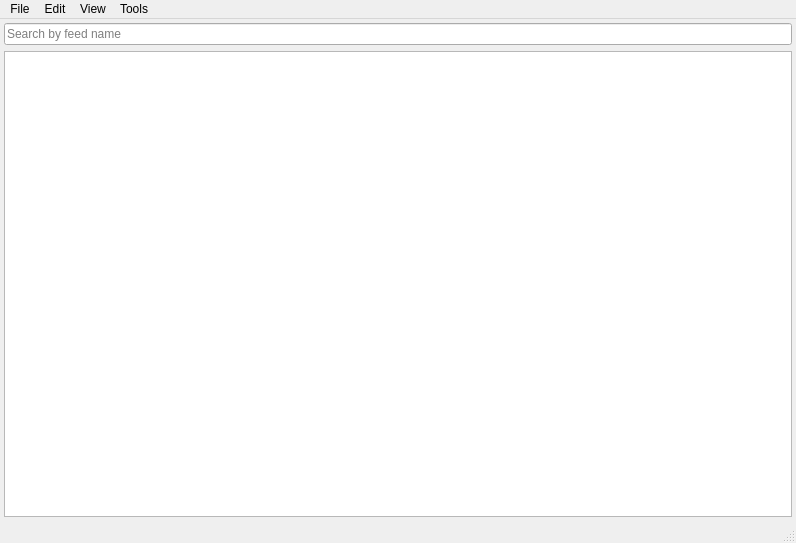
<?xml version="1.0" encoding="UTF-8"?>
<ui version="4.0">
 <class>MainWindow</class>
 <widget class="QMainWindow" name="MainWindow">
  <property name="geometry">
   <rect>
    <x>0</x>
    <y>0</y>
    <width>796</width>
    <height>543</height>
   </rect>
  </property>
  <property name="windowTitle">
   <string>Harvester</string>
  </property>
  <property name="windowIcon">
   <iconset>
    <normaloff>:/icon/K:/Dropbox/Python/icons-rss/icons8-harvester-100.png</normaloff>:/icon/K:/Dropbox/Python/icons-rss/icons8-harvester-100.png</iconset>
  </property>
  <widget class="QWidget" name="centralwidget">
   <layout class="QGridLayout" name="gridLayout">
    <property name="leftMargin">
     <number>4</number>
    </property>
    <property name="topMargin">
     <number>4</number>
    </property>
    <property name="rightMargin">
     <number>4</number>
    </property>
    <property name="bottomMargin">
     <number>4</number>
    </property>
    <property name="horizontalSpacing">
     <number>7</number>
    </property>
    <item row="0" column="0">
     <widget class="QSplitter" name="splitter">
      <property name="orientation">
       <enum>Qt::Horizontal</enum>
      </property>
      <widget class="QWidget" name="layoutWidget">
       <layout class="QVBoxLayout" name="verticalLayout">
        <item>
         <widget class="QLineEdit" name="lineSearch">
          <property name="statusTip">
           <string/>
          </property>
          <property name="whatsThis">
           <string/>
          </property>
          <property name="placeholderText">
           <string>Search by feed name</string>
          </property>
          <property name="clearButtonEnabled">
           <bool>true</bool>
          </property>
         </widget>
        </item>
        <item>
         <widget class="QTreeWidget" name="treeMain">
          <property name="contextMenuPolicy">
           <enum>Qt::CustomContextMenu</enum>
          </property>
          <property name="alternatingRowColors">
           <bool>false</bool>
          </property>
          <property name="headerHidden">
           <bool>true</bool>
          </property>
          <column>
           <property name="text">
            <string notr="true">1</string>
           </property>
          </column>
         </widget>
        </item>
       </layout>
      </widget>
     </widget>
    </item>
   </layout>
  </widget>
  <widget class="QMenuBar" name="menubar">
   <property name="geometry">
    <rect>
     <x>0</x>
     <y>0</y>
     <width>796</width>
     <height>22</height>
    </rect>
   </property>
   <widget class="QMenu" name="menuFile">
    <property name="title">
     <string>File</string>
    </property>
    <addaction name="actionSubscribe"/>
    <addaction name="separator"/>
    <addaction name="actionNew_Fold"/>
    <addaction name="actionDelete_Folder_2"/>
    <addaction name="separator"/>
    <addaction name="actionImport_Feeds"/>
    <addaction name="actionExport_Feeds"/>
    <addaction name="separator"/>
    <addaction name="actionCreate_Database"/>
    <addaction name="actionLoad_Database"/>
    <addaction name="separator"/>
    <addaction name="actionDelete_Older_Posts"/>
    <addaction name="actionDatabase_Maintenance"/>
    <addaction name="separator"/>
    <addaction name="actionSelect_Reddit_Directory"/>
    <addaction name="separator"/>
    <addaction name="actionExit"/>
   </widget>
   <widget class="QMenu" name="menuEdit">
    <property name="title">
     <string>Edit</string>
    </property>
    <addaction name="actionMark_All_Feeds_Read"/>
    <addaction name="actionMark_Older_As_Read"/>
    <addaction name="separator"/>
    <addaction name="actionFeed_Properties"/>
    <addaction name="separator"/>
    <addaction name="actionFind_in_Page"/>
   </widget>
   <widget class="QMenu" name="menuView">
    <property name="title">
     <string>View</string>
    </property>
    <addaction name="actionMost_Recent"/>
    <addaction name="separator"/>
    <addaction name="actionIncrease_Text_Size"/>
    <addaction name="actionDecrease_Text_Size"/>
   </widget>
   <widget class="QMenu" name="menuTools">
    <property name="title">
     <string>Tools</string>
    </property>
    <addaction name="actionUpdate_All_Feeds"/>
    <addaction name="actionUpdate_Current_Feed"/>
    <addaction name="separator"/>
    <addaction name="actionUpdate_Reddit"/>
    <addaction name="separator"/>
    <addaction name="actionSearch_Feeds"/>
    <addaction name="separator"/>
    <addaction name="actionUsage_Report"/>
    <addaction name="separator"/>
    <addaction name="actionOptions"/>
   </widget>
   <addaction name="menuFile"/>
   <addaction name="menuEdit"/>
   <addaction name="menuView"/>
   <addaction name="menuTools"/>
  </widget>
  <widget class="QStatusBar" name="statusbar"/>
  <action name="actionSubscribe">
   <property name="text">
    <string>Subscribe</string>
   </property>
   <property name="statusTip">
    <string>Subscribe to a new RSS feed.</string>
   </property>
  </action>
  <action name="actionNew_Folder">
   <property name="text">
    <string>--</string>
   </property>
  </action>
  <action name="actionNew_Fold">
   <property name="text">
    <string>New Folder</string>
   </property>
   <property name="statusTip">
    <string>Create a new folder to store feeds in.</string>
   </property>
  </action>
  <action name="actionImport_Feeds">
   <property name="text">
    <string>Import Feeds</string>
   </property>
   <property name="statusTip">
    <string>Import feed details from an OPML file.</string>
   </property>
  </action>
  <action name="actionExport_Feeds">
   <property name="text">
    <string>Export Feeds</string>
   </property>
   <property name="statusTip">
    <string>Export all feeds to an OPML file.</string>
   </property>
  </action>
  <action name="actionDatabase_Maintenance">
   <property name="text">
    <string>Database Maintenance</string>
   </property>
   <property name="statusTip">
    <string>Perform database maintenance, saving some space.</string>
   </property>
  </action>
  <action name="actionExit">
   <property name="text">
    <string>Exit</string>
   </property>
   <property name="statusTip">
    <string>Exit the program.</string>
   </property>
   <property name="shortcut">
    <string>Alt+X</string>
   </property>
  </action>
  <action name="actionMark_All_Feeds_Read">
   <property name="text">
    <string>Mark All Feeds Read</string>
   </property>
   <property name="statusTip">
    <string>Mark all feeds as read.</string>
   </property>
  </action>
  <action name="actionFeed_Properties">
   <property name="text">
    <string>Feed Properties</string>
   </property>
   <property name="statusTip">
    <string>Display properties of the selected feed.</string>
   </property>
  </action>
  <action name="actionFind_in_Page">
   <property name="text">
    <string>Find in Page</string>
   </property>
   <property name="statusTip">
    <string>Search for selected text in the current page.</string>
   </property>
   <property name="shortcut">
    <string>Ctrl+F</string>
   </property>
  </action>
  <action name="actionUpdate_All_Feeds">
   <property name="text">
    <string>Update All Feeds</string>
   </property>
   <property name="statusTip">
    <string>Update all subscribed feeds.</string>
   </property>
  </action>
  <action name="actionUpdate_Current_Feed">
   <property name="text">
    <string>Update Current Feed</string>
   </property>
   <property name="statusTip">
    <string>Update only the selected feed.</string>
   </property>
  </action>
  <action name="actionSearch_Feeds">
   <property name="text">
    <string>Search Feeds</string>
   </property>
   <property name="statusTip">
    <string>Search all posts in selected timeframe for specified text.</string>
   </property>
  </action>
  <action name="actionCleanup">
   <property name="text">
    <string>Cleanup</string>
   </property>
  </action>
  <action name="actionMark_Older_As_Read">
   <property name="text">
    <string>Mark Older As Read</string>
   </property>
   <property name="statusTip">
    <string>Mark all feeds older than 3 days as read.</string>
   </property>
  </action>
  <action name="actionOptions">
   <property name="icon">
    <iconset>
     <normaloff>:/icon/K:/Dropbox/Python/icons-rss/icons8-settings-100.png</normaloff>:/icon/K:/Dropbox/Python/icons-rss/icons8-settings-100.png</iconset>
   </property>
   <property name="text">
    <string>Options</string>
   </property>
   <property name="statusTip">
    <string>Display program options.</string>
   </property>
  </action>
  <action name="actionNew_Subscription">
   <property name="text">
    <string>New Subscription</string>
   </property>
  </action>
  <action name="actionMark_Folder_Read">
   <property name="text">
    <string>Mark Folder Read</string>
   </property>
  </action>
  <action name="actionUpdate_Folder">
   <property name="text">
    <string>Update Folder</string>
   </property>
  </action>
  <action name="actionDelete_Folder">
   <property name="text">
    <string>Delete Folder</string>
   </property>
  </action>
  <action name="actionMark_Read">
   <property name="text">
    <string>Mark Read</string>
   </property>
  </action>
  <action name="actionUnsubscribe">
   <property name="text">
    <string>Unsubscribe</string>
   </property>
  </action>
  <action name="actionMove_Feed">
   <property name="text">
    <string>Move Feed</string>
   </property>
  </action>
  <action name="actionUpdate_Feed">
   <property name="text">
    <string>Update Feed</string>
   </property>
  </action>
  <action name="actionFeed_Properties_2">
   <property name="text">
    <string>Feed Properties</string>
   </property>
  </action>
  <action name="actionUpdate_Reddit">
   <property name="text">
    <string>Update Reddit</string>
   </property>
   <property name="statusTip">
    <string>Run the external offline Reddit crawler.</string>
   </property>
  </action>
  <action name="actionLoad_Database">
   <property name="text">
    <string>Load Database</string>
   </property>
   <property name="statusTip">
    <string>Load a Harvester database.</string>
   </property>
  </action>
  <action name="actionMost_Recent">
   <property name="text">
    <string>Most Recent</string>
   </property>
   <property name="statusTip">
    <string>Display the 100 most recent posts from all feeds.</string>
   </property>
  </action>
  <action name="actionIncrease_Text_Size">
   <property name="text">
    <string>Increase Text Size</string>
   </property>
   <property name="statusTip">
    <string>Increase the display text size by 5%</string>
   </property>
  </action>
  <action name="actionDecrease_Text_Size">
   <property name="text">
    <string>Decrease Text Size</string>
   </property>
   <property name="statusTip">
    <string>Decrease the display text size by 5%</string>
   </property>
  </action>
  <action name="actionSelect_Reddit_Directory">
   <property name="text">
    <string>Select Reddit Directory</string>
   </property>
   <property name="statusTip">
    <string>Choose the directory where saved Reddit files are stored.</string>
   </property>
  </action>
  <action name="actionCreate_Database">
   <property name="text">
    <string>Create Database</string>
   </property>
   <property name="statusTip">
    <string>Create a new Harvester database.</string>
   </property>
  </action>
  <action name="actionDelete_Older_Posts">
   <property name="text">
    <string>Delete Older Posts</string>
   </property>
   <property name="statusTip">
    <string>Delete all but the 100 most recent posts from all feeds.</string>
   </property>
  </action>
  <action name="actionDelete_Folder_2">
   <property name="text">
    <string>Delete Folder</string>
   </property>
   <property name="statusTip">
    <string>Delete a folder. Only works on empty folders.</string>
   </property>
  </action>
  <action name="actionUsage_Report">
   <property name="text">
    <string>DB Space Usage Report</string>
   </property>
   <property name="statusTip">
    <string>Show which feeds are taking up the most database space.</string>
   </property>
  </action>
 </widget>
 <resources/>
 <connections/>
</ui>
